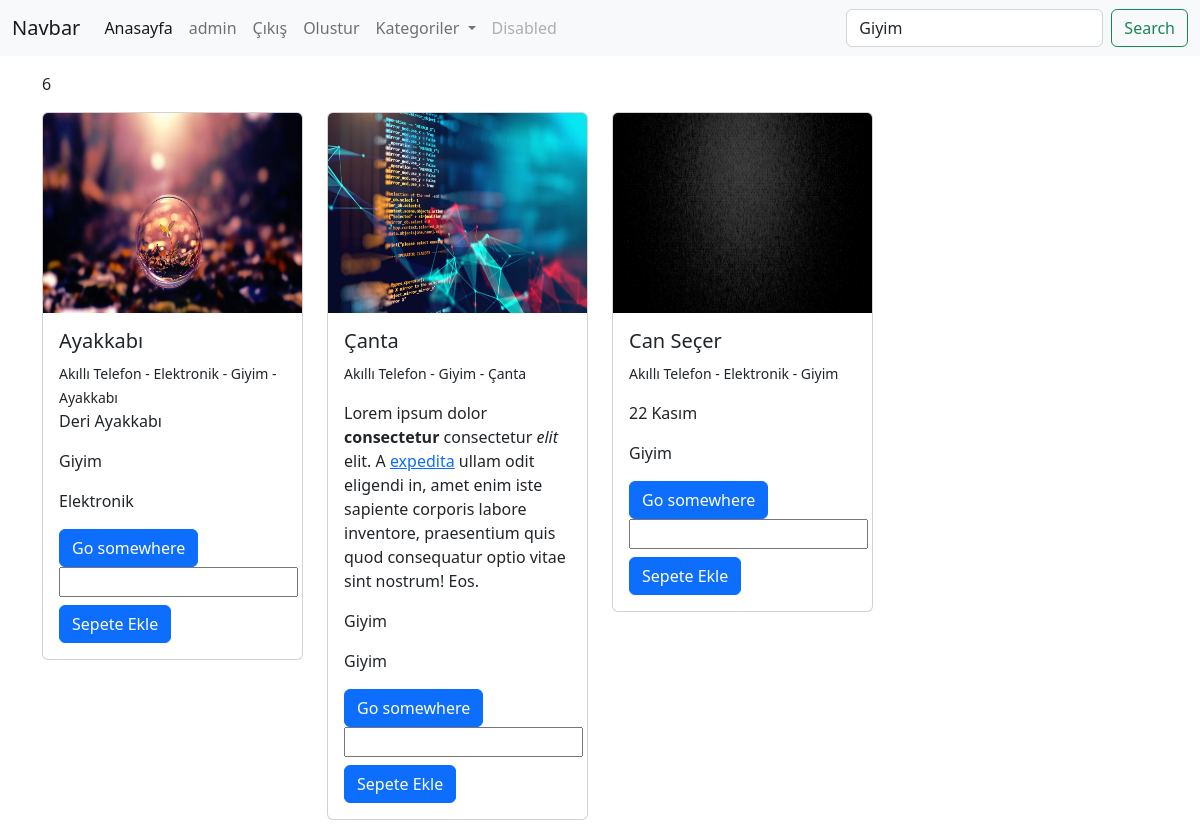
Screenshot of /?search=Giyim (signed in) with the database file from the repository.
### urunler/models.py (models this page shows, shortened)
class Urun(models.Model):
    kategori = models.ForeignKey(Kategori, on_delete=models.CASCADE, null=True) # CASCADE = kategori silindiğinde ona bağlı olan ürünleri de siler. SET_NULL = .. boşa çıkarır
    sub_category = models.ManyToManyField(AltKategori)
    tek = models.OneToOneField(TekKategori, on_delete=models.CASCADE, null=True, blank=True)
    isim = models.CharField(max_length=50)
    aciklama = RichTextField(max_length=500, null=True)
    fiyat = models.IntegerField()
    resim = models.FileField(upload_to = 'urunler/', null=True, blank=True)

class AltKategori(models.Model):
    isim = models.CharField(max_length=100)

class Kategori(models.Model):
    isim = models.CharField(max_length=100)

class TekKategori(models.Model):
    isim = models.CharField(max_length=100)
    def __str__(self):
        return self.isim

### urunler/views.py (the view, shortened to what this page needs)
# urls.py: path('', index, name='index'),
def index(request):
    urunler = Urun.objects.all()
    kategoriler = Kategori.objects.all()
    sepet = Sepet.objects.filter(user = request.user)
    search = ''
    if request.GET.get('search'):
        search = request.GET.get('search')
        urunler = Urun.objects.filter(
            Q(isim__icontains = search) |
            Q(kategori__isim__icontains = search)
        )
    uzunluk = Sepet.objects.filter(user = request.user)
    post = request.POST #Ajax'dan dönen post verilerini alıyoruz.
    context = {
        'urunler':urunler,
        'search':search,
        'kategoriler':kategoriler,
        'uzunluk':uzunluk,
    }
    return render(request, 'index.html', context)

### urunler/templates/index.html (shortened to what this page needs)
{% load static %}
<!DOCTYPE html>
<html lang="en">
<head>
    <link href="https://cdn.jsdelivr.net/npm/bootstrap@5.2.2/dist/css/bootstrap.min.css" rel="stylesheet">
</head>
<body>
    {% include "includes/navbar.html" %}
      {% block content %}
      <div class="container mt-3">
        <p id="uzunluk">{{uzunluk.all.count}}</p>
        <div class="row">
            {% for urun in urunler %}
                <div class="col-3">
                    <div class="card">
                      {% if urun.resim %}
                          <img src="{{urun.resim.url}}" height="200" class="card-img-top" alt="...">
                      {% else %}
                          <img src="{% static 'resim.jpg' %}" height="200" class="card-img-top" alt="...">
                      {% endif %}
                        <div class="card-body">
                          <h5 class="card-title">{{urun.isim}}</h5>
                          {% for i in urun.sub_category.all %}
                              <small>{{i.isim}}
                              {% if forloop.last %}
                              {% else %}
                                  -
                              {% endif %}
                              </small>
                          {% endfor %}
                          <p class="card-text">{{urun.aciklama|safe}}</p>
                          <p>{{urun.kategori.isim}}</p>
                          {% if urun.tek %}
                              <p>{{urun.tek}}</p>
                          {% endif %}
                          <a href="{% url 'urun' urun.id %}" class="btn btn-primary">Go somewhere</a>
                          <form action="" method="POST" id="formdata-{{urun.id}}" role="form" class="contactForm">
                            <input type="number" name="adet" id="adet-{{urun.id}}">
                            <input type="submit" onclick="sepeteEkle('{{urun.id}}')" value="Sepete Ekle" id="conctactsub" class="btn btn-primary mt-2">
                          </form>
                        </div>
                      </div>
                </div>
            {% endfor %}
        </div>
      </div>
      {% endblock content %}
</body>
</html>

### urunler/templates/includes/navbar.html (shortened to what this page needs)
<nav class="navbar navbar-expand-lg bg-light">
    <div class="container-fluid">
      <a class="navbar-brand" href="/">Navbar</a>
      <div class="collapse navbar-collapse" id="navbarSupportedContent">
        <ul class="navbar-nav me-auto mb-2 mb-lg-0">
          <li class="nav-item">
            <a
            {% if request.path == '/' %}
                class="nav-link active"
            {% else %}
                class="nav-link"
            {% endif %}
             aria-current="page" href="/">Anasayfa</a>
          </li>
          {% if user.is_authenticated %}
              <li class="nav-item">
                <a class="nav-link" href="">{{request.user}}</a>
              </li>
              <li class="nav-item">
                <a class="nav-link" href="{% url 'logout' %}">Çıkış</a>
              </li>
              <li class="nav-item">
                <a class="nav-link" href="{% url 'olustur' %}">Olustur</a>
              </li>
          {% endif %}
          <li class="nav-item dropdown">
            <a class="nav-link dropdown-toggle" href="#" role="button" data-bs-toggle="dropdown" aria-expanded="false">
              Kategoriler
            </a>
          </li>
          <li class="nav-item">
            <a class="nav-link disabled">Disabled</a>
          </li>
        </ul>
        <form class="d-flex" action="{% url 'index' %}" method="GET" role="search">
          <input name="search" value="{{search}}" class="form-control me-2" type="search" placeholder="Search" aria-label="Search">
          <button class="btn btn-outline-success" type="submit">Search</button>
        </form>
      </div>
    </div>
  </nav>

### rows the page displays
Urun: isim "Ayakkabı", aciklama "Deri Ayakkabı", kategori.isim "Giyim", tek "Elektronik"
AltKategori: isim "Akıllı Telefon"
AltKategori: isim "Elektronik"
AltKategori: isim "Giyim"
AltKategori: isim "Ayakkabı"
Urun: resim (picture), isim "Çanta", aciklama "Lorem ipsum dolor consectetur consectetur elit elit. A expedita ullam odit eligendi in, amet enim iste sapiente corporis labore inventore, praesentium quis quod consequatur optio vitae sint nostrum! Eos.", kategori.isim "Giyim", tek "Giyim"
AltKategori: isim "Çanta"
Urun: resim (picture), isim "Can Seçer", aciklama "22 Kasım", kategori.isim "Giyim"

### other values shown
{{ request.user }} "admin"
{{ uzunluk.all.count }} "6"
